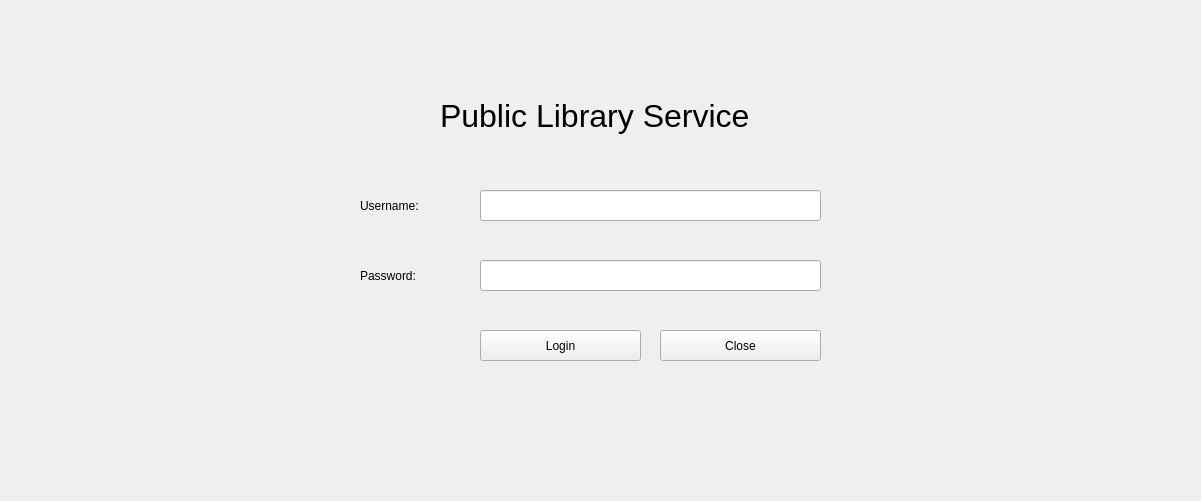
<?xml version="1.0" encoding="UTF-8"?>
<ui version="4.0">
 <class>Form</class>
 <widget class="QWidget" name="Form">
  <property name="geometry">
   <rect>
    <x>0</x>
    <y>0</y>
    <width>1201</width>
    <height>501</height>
   </rect>
  </property>
  <property name="windowTitle">
   <string>Form</string>
  </property>
  <widget class="QLabel" name="label_2">
   <property name="geometry">
    <rect>
     <x>360</x>
     <y>260</y>
     <width>81</width>
     <height>31</height>
    </rect>
   </property>
   <property name="font">
    <font>
     <family>Segoe UI</family>
    </font>
   </property>
   <property name="text">
    <string>Password:</string>
   </property>
  </widget>
  <widget class="QLineEdit" name="lineEdit">
   <property name="geometry">
    <rect>
     <x>480</x>
     <y>190</y>
     <width>341</width>
     <height>31</height>
    </rect>
   </property>
   <property name="font">
    <font>
     <family>Segoe UI</family>
    </font>
   </property>
  </widget>
  <widget class="QLineEdit" name="lineEdit_2">
   <property name="geometry">
    <rect>
     <x>480</x>
     <y>260</y>
     <width>341</width>
     <height>31</height>
    </rect>
   </property>
   <property name="font">
    <font>
     <family>Segoe UI</family>
    </font>
   </property>
   <property name="echoMode">
    <enum>QLineEdit::Password</enum>
   </property>
  </widget>
  <widget class="QLabel" name="label">
   <property name="geometry">
    <rect>
     <x>360</x>
     <y>190</y>
     <width>81</width>
     <height>31</height>
    </rect>
   </property>
   <property name="font">
    <font>
     <family>Segoe UI</family>
    </font>
   </property>
   <property name="text">
    <string>Username:</string>
   </property>
  </widget>
  <widget class="QLabel" name="label_3">
   <property name="geometry">
    <rect>
     <x>440</x>
     <y>90</y>
     <width>381</width>
     <height>51</height>
    </rect>
   </property>
   <property name="font">
    <font>
     <family>Segoe UI</family>
     <pointsize>24</pointsize>
    </font>
   </property>
   <property name="text">
    <string>Public Library Service</string>
   </property>
  </widget>
  <widget class="QPushButton" name="pushButton">
   <property name="geometry">
    <rect>
     <x>480</x>
     <y>330</y>
     <width>161</width>
     <height>31</height>
    </rect>
   </property>
   <property name="font">
    <font>
     <family>Segoe UI</family>
    </font>
   </property>
   <property name="text">
    <string>Login</string>
   </property>
  </widget>
  <widget class="QPushButton" name="pushButton_2">
   <property name="geometry">
    <rect>
     <x>660</x>
     <y>330</y>
     <width>161</width>
     <height>31</height>
    </rect>
   </property>
   <property name="font">
    <font>
     <family>Segoe UI</family>
    </font>
   </property>
   <property name="text">
    <string>Close</string>
   </property>
  </widget>
  <widget class="QLabel" name="label_4">
   <property name="enabled">
    <bool>false</bool>
   </property>
   <property name="geometry">
    <rect>
     <x>860</x>
     <y>260</y>
     <width>211</width>
     <height>31</height>
    </rect>
   </property>
   <property name="font">
    <font>
     <family>Segoe UI</family>
    </font>
   </property>
   <property name="text">
    <string/>
   </property>
  </widget>
 </widget>
 <resources/>
 <connections/>
</ui>
